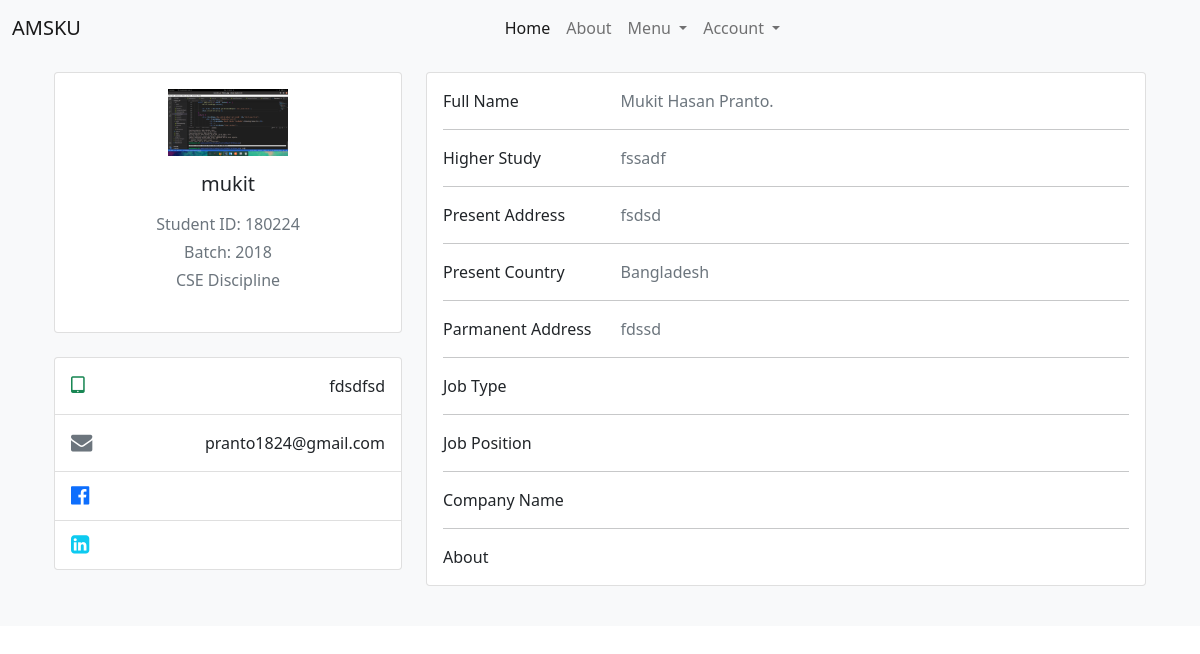
Page /profile/1/ on the committed database.
### home/models.py (models this page shows, shortened)
class Alumni_Profile(models.Model):
    discipline_list = ['Architecture','CSE','ECE','Math','URP','Physics','Chemistry','Stat','Pharmacy','BGE','FWT','FMRT','Agrotechnology','ES','SWE','BAD','HRM','DP','PM','DS','History','English','Bangla','IER','Sculpture','Econ','Sociology','MCJ','Law']
    Discipline_Choices = []
    for x in discipline_list:
        Discipline_Choices.append((x,x))
    Id_Choices = []
    for x in range(1,51):
        Id_Choices.append((str(x),str(x)))
    Batch_Choices = []
    for x in range(1991,2019):
        Batch_Choices.append((str(x),str(x)))
    job_list=['Agriculture','Architecture and Construction','Business Management and Administration','Education','Finance','Food','Government and Public Administration','Health Science','Human Services','Law, Public Safety, Corrections and Security','Manufacturing','Marketing, Sales and Service','Natural Resources','Science, Technology and Engineering','Other']
    Job_Choices = []
    for x in job_list:
        Job_Choices.append((x,x))
    country_list = ["Afghanistan","Albania","Algeria","Andorra","Angola","Anguilla","Antigua &amp; Barbuda","Argentina","Armenia","Aruba","Australia","Austria","Azerbaijan","Bahamas","Bahrain","Bangladesh","Barbados","Belarus","Belgium","Belize","Benin","Bermuda","Bhutan","Bolivia","Bosnia &amp; Herzegovina","Botswana","Brazil","British Virgin Islands","Brunei","Bulgaria","Burkina Faso","Burundi","Cambodia","Cameroon","Cape Verde","Cayman Islands","Chad","Chile","China","Colombia","Congo","Cook Islands","Costa Rica","Cote D Ivoire","Croatia","Cruise Ship","Cuba","Cyprus","Czech Republic","Denmark","Djibouti","Dominica","Dominican Republic","Ecuador","Egypt","El Salvador","Equatorial Guinea","Estonia","Ethiopia","Falkland Islands","Faroe Islands","Fiji","Finland","France","French Polynesia","French West Indies","Gabon","Gambia","Georgia","Germany","Ghana","Gibraltar","Greece","Greenland","Grenada","Guam","Guatemala","Guernsey","Guinea","Guinea Bissau","Guyana","Haiti","Honduras","Hong Kong","Hungary","Iceland","India","Indonesia","Iran","Iraq","Ireland","Isle of Man","Israel","Italy","Jamaica","Japan","Jersey","Jordan","Kazakhstan","Kenya","Kuwait","Kyrgyz Republic","Laos","Latvia","Lebanon","Lesotho","Liberia","Libya","Liechtenstein","Lithuania","Luxembourg","Macau","Macedonia","Madagascar","Malawi","Malaysia","Maldives","Mali","Malta","Mauritania","Mauritius","Mexico","Moldova","Monaco","Mongolia","Montenegro","Montserrat","Morocco","Mozambique","Namibia","Nepal","Netherlands","Netherlands Antilles","New Caledonia","New Zealand","Nicaragua","Niger","Nigeria","Norway","Oman","Pakistan","Palestine","Panama","Papua New Guinea","Paraguay","Peru","Philippines","Poland","Portugal","Puerto Rico","Qatar","Reunion","Romania","Russia","Rwanda","Saint Pierre &amp; Miquelon","Samoa","San Marino","Satellite","Saudi Arabia","Senegal","Serbia","Seychelles","Sierra Leone","Singapore","Slovakia","Slovenia","South Africa","South Korea","Spain","Sri Lanka","St Kitts &amp; Nevis","St Lucia","St Vincent","St. Lucia","Sudan","Suriname","Swaziland","Sweden","Switzerland","Syria","Taiwan","Tajikistan","Tanzania","Thailand","Timor L'Este","Togo","Tonga","Trinidad &amp; Tobago","Tunisia","Turkey","Turkmenistan","Turks &amp; Caicos","Uganda","Ukraine","United Arab Emirates","United Kingdom","Uruguay","Uzbekistan","Venezuela","Vietnam","Virgin Islands (US)","Yemen","Zambia","Zimbabwe"]
    Country_Choices = []
    for x in country_list:
        Country_Choices.append((x,x))
    full_name = models.CharField(max_length=255)
    image = models.FileField(upload_to='profile_pic/')
    certificate = models.FileField(upload_to='certificate/')
    discipline = models.CharField(max_length=255,choices=Discipline_Choices)
    student_id = models.CharField(max_length=10)
    batch = models.CharField(max_length=50,choices=Batch_Choices)
    job_type = models.CharField(max_length=50,blank=True)
    job_position = models.CharField(max_length=60,blank=True)
    company_name = models.CharField(max_length=60,blank=True)
    higher_study = models.CharField(max_length=60)
    present_address = models.CharField(max_length=60)
    present_country = models.CharField(max_length=60,choices=Country_Choices)
    parmanent_address = models.CharField(max_length=60)
    mobile = models.CharField(max_length=60)
    facebook = models.URLField(max_length=60,blank=True)
    linkdin = models.URLField(max_length=60,blank=True)
    about_me = models.TextField()
    is_verified = models.BooleanField(default=False)
    user = models.OneToOneField(settings.AUTH_USER_MODEL, on_delete=models.CASCADE,related_name="alumni_profile")

### home/views.py (the view)
# urls.py: path('profile/<int:id>/',profile_view, name='profile_view'),
def profile_view(request, id):
    profile_data = []
    try:
        profile_data = Alumni_Profile.objects.get(user=id)
    except:
        if request.user.id == id:
            return redirect('home:create_profile', id)
        else:
            pass
    context = {
        'profile': profile_data,
    }
    return render(request, "home/profile_view.html",context)

### templates/home/profile_view.html (shortened to what this page needs)
{% extends 'base.html' %}
{% block content %}
<section class='profile_view'>
    <div class="container py-3">
      <div class="row">
        <div class="col-lg-4">
          <div class="card mb-4">
            <div class="card-body text-center">
              <img src={{profile.image.url}} alt="profile_picture"
                class="img-fluid" style="width: 120px;">
              <h5 class="my-3">{{profile.user}}</h5>
              <p class="text-muted mb-1">Student ID: {{profile.student_id}}</p>
              <p class="text-muted mb-1">Batch: {{profile.batch}}</p>
              <p class="text-muted mb-4">{{profile.discipline}} Discipline</p>
            </div>
          </div>
          <div class="card mb-4 mb-lg-0">
            <div class="card-body p-0">
              <ul class="list-group list-group-flush rounded-3">
                <li class="list-group-item d-flex justify-content-between align-items-center p-3">
                  <i class="fa fa-tablet fa-lg text-success"></i>
                  <p class="mb-0">{{profile.mobile}}</p>
                </li>
                <li class="list-group-item d-flex justify-content-between align-items-center p-3">
                  <i class="fa fa-envelope fa-lg text-secondary"></i>
                  <p class="mb-0">{{profile.user.email}}</p>
                </li>
                <li class="list-group-item d-flex justify-content-between align-items-center p-3">
                  <i class="fa fa-facebook-official fa-lg text-primary"></i>
                </li>
                <li class="list-group-item d-flex justify-content-between align-items-center p-3">
                  <i class="fa fa-linkedin-square fa-lg text-info"></i>
                </li>
              </ul>
            </div>
          </div>
        </div>
        <div class="col-lg-8">
          <div class="card mb-4">
            <div class="card-body">
              <div class="row">
                <div class="col-sm-3">
                  <p class="mb-0">Full Name</p>
                </div>
                <div class="col-sm-9">
                  <p class="text-muted mb-0">{{profile.full_name}}</p>
                </div>
              </div>
              <hr>
              <div class="row">
                <div class="col-sm-3">
                  <p class="mb-0">Higher Study</p>
                </div>
                <div class="col-sm-9">
                  <p class="text-muted mb-0">{{profile.higher_study}}</p>
                </div>
              </div>
              <hr>
              <div class="row">
                <div class="col-sm-3">
                  <p class="mb-0">Present Address</p>
                </div>
                <div class="col-sm-9">
                  <p class="text-muted mb-0">{{profile.present_address}}</p>
                </div>
              </div>
              <hr>
              <div class="row">
                <div class="col-sm-3">
                  <p class="mb-0">Present Country</p>
                </div>
                <div class="col-sm-9">
                  <p class="text-muted mb-0">{{profile.present_country}}</p>
                </div>
              </div>
              <hr>
              <div class="row">
                <div class="col-sm-3">
                  <p class="mb-0">Parmanent Address</p>
                </div>
                <div class="col-sm-9">
                  <p class="text-muted mb-0">{{profile.parmanent_address}}</p>
                </div>
              </div>
              <hr>
              <div class="row">
                <div class="col-sm-3">
                  <p class="mb-0">Job Type</p>
                </div>
                <div class="col-sm-9">
                </div>
              </div>
              <hr>
              <div class="row">
                <div class="col-sm-3">
                  <p class="mb-0">Job Position</p>
                </div>
                <div class="col-sm-9">
                </div>
              </div>
              <hr>
              <div class="row">
                <div class="col-sm-3">
                  <p class="mb-0">Company Name</p>
                </div>
                <div class="col-sm-9">
                </div>
              </div>
              <hr>
              <div class="row">
                <div class="col-sm-3">
                  <p class="mb-0">About</p>
                </div>
                <div class="col-sm-9">
                </div>
              </div>
            </div>
          </div>
        </div>
      </div>
    </div>
  </section>
{% endblock content %}

### rows in the picture
Alumni_Profile: image (picture), user "mukit", student_id "180224", batch "2018", discipline "CSE", mobile "fdsdfsd", user.email "pranto1824@gmail.com", full_name "Mukit Hasan Pranto.", higher_study "fssadf", present_address "fsdsd", present_country "Bangladesh", parmanent_address "fdssd"
